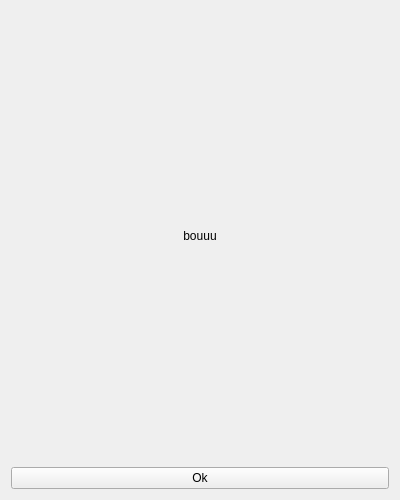
<?xml version="1.0" encoding="UTF-8"?>
<ui version="4.0">
 <class>aide</class>
 <widget class="QWidget" name="aide">
  <property name="geometry">
   <rect>
    <x>0</x>
    <y>0</y>
    <width>400</width>
    <height>500</height>
   </rect>
  </property>
  <property name="minimumSize">
   <size>
    <width>400</width>
    <height>500</height>
   </size>
  </property>
  <property name="maximumSize">
   <size>
    <width>400</width>
    <height>500</height>
   </size>
  </property>
  <property name="windowTitle">
   <string>Form</string>
  </property>
  <layout class="QVBoxLayout" name="verticalLayout">
   <item>
    <widget class="QLabel" name="label">
     <property name="text">
      <string>bouuu</string>
     </property>
     <property name="alignment">
      <set>Qt::AlignCenter</set>
     </property>
    </widget>
   </item>
   <item>
    <widget class="QPushButton" name="pushButton">
     <property name="text">
      <string>Ok</string>
     </property>
    </widget>
   </item>
  </layout>
 </widget>
 <resources/>
 <connections/>
</ui>
